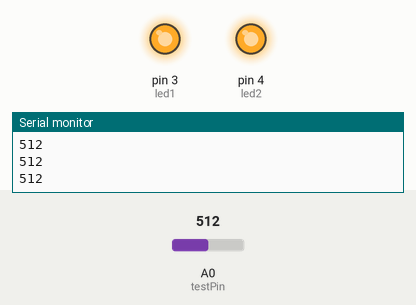
The sketch below on a simulated Arduino Uno, built with avr-gcc and run on an emulated ATmega328P. Shown: output pins drawn as LEDs (lit = HIGH), the last lines printed to the serial monitor. The test bench sets the inputs (shaded band); at power-on: A0 (testPin) = 512.

Above: at 1.3 s.
1.4 s: A0 (testPin) set to 126
2.9 s: A0 (testPin) set to 112
At 3.9 s:
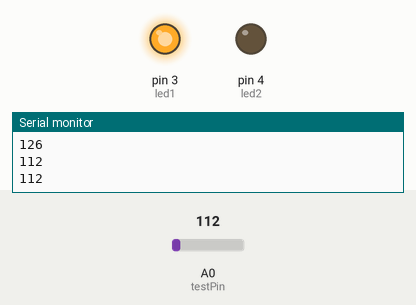
4.5 s: A0 (testPin) set to 0
At 5.1 s:
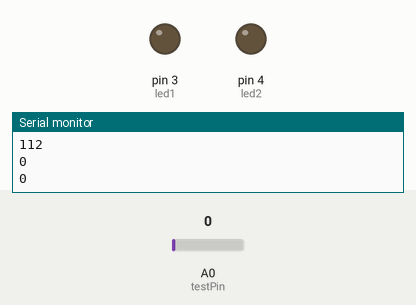
6.0 s: A0 (testPin) set to 122
At 7.4 s:
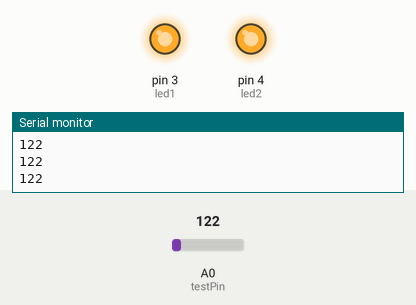
Timing chart, 0 to 8.5 s (numbered marks = the images above; inputs shaded):
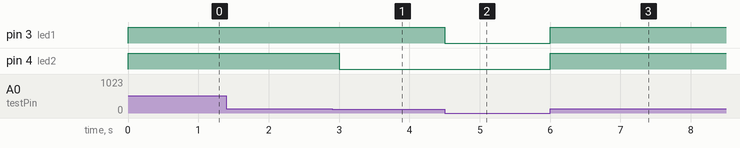

Measured:
- the behaviour switches between 120 and 119 on A0 (testPin) (found by bisection; images 0 and 1)
- after the input at 2.9 s, pin 4 (led2): HIGH → LOW after 0.10 s
- after the input at 4.5 s, pin 3 (led1): HIGH → LOW at once
- after the input at 6.0 s, pin 3 (led1), pin 4 (led2): LOW → HIGH at once

The sketch:

arduino_tester.ino
```cpp
const int testPin = A0;  // Conductivity sensor input
const int led1 = 3;      // Low conductivity indicator
const int led2 = 4;      // High conductivity indicator

#define LOW_CONDUCTIVITY 1
#define HIGH_CONDUCTIVITY 120

void setup() {
  Serial.begin(9600);
  pinMode(led1, OUTPUT);
  pinMode(led2, OUTPUT);
}

void loop() {
  int conductivity = analogRead(testPin);

  // Send data to Processing
  Serial.println(conductivity);

  // Reset both LEDs
  digitalWrite(led1, LOW);
  digitalWrite(led2, LOW);

  if (conductivity >= LOW_CONDUCTIVITY && conductivity < HIGH_CONDUCTIVITY) {
    digitalWrite(led1, HIGH); // Low conductor → 1 LED
  }
  else if (conductivity >= HIGH_CONDUCTIVITY) {
    digitalWrite(led1, HIGH);
    digitalWrite(led2, HIGH); // High conductor → Both LEDs
  }

  delay(500); // Stability delay
}
```
